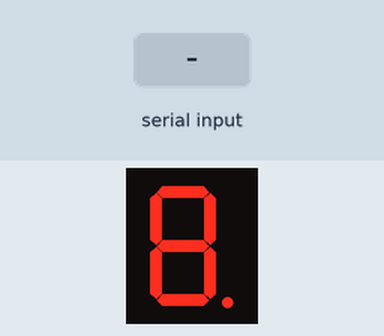
Simulated run of this sketch. Board: Arduino Uno, built with avr-gcc and run on an emulated ATmega328P. Parts: 1-digit seven-segment display. Wiring (inferred from the names in the program): 1-digit 7-segment display, segments lit when LOW: segments pin 2, pin 3, pin 4, pin 5, pin 6, pin 7, pin 8, pin 9. Inputs (shaded band) come from the test bench. The segment pins are drawn as the display they are named for.

Above: at 1.5 s.
1.6 s: "90,45\n" received over Serial
At 4.4 s:
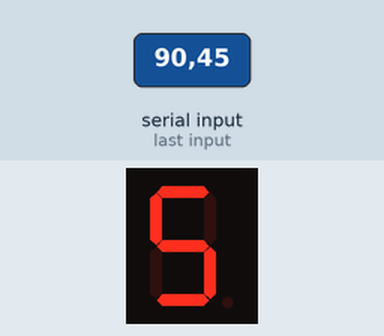
4.6 s: "30,150\n" received over Serial
At 5.4 s:
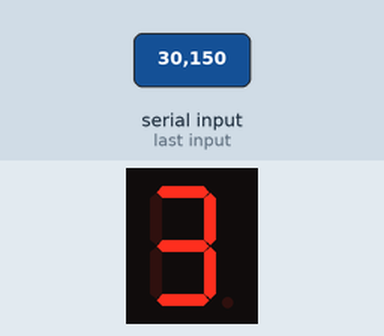
7.6 s: "200\n" received over Serial
At 8.8 s:
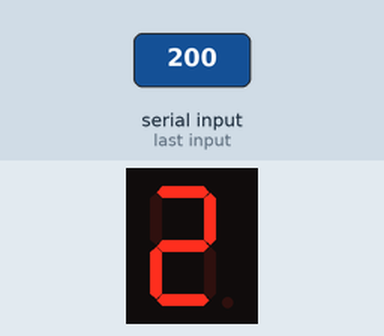
10.5 s: "5\n" received over Serial
At 11.5 s:
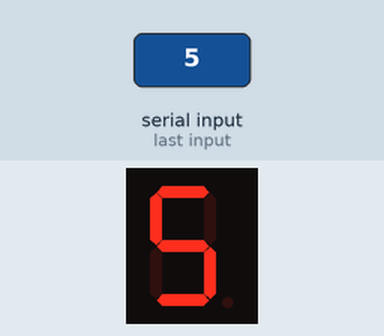
12.0 s: "90\n" received over Serial
At 13.0 s:
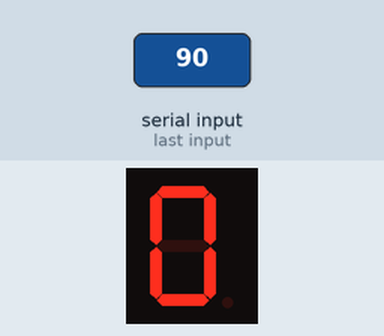
Timing chart, 0 to 15.0 s (numbered marks = the images above; inputs shaded):
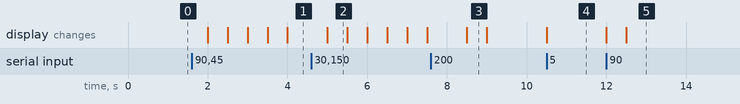

Measured:
- after the input at 1.6 s, the display: first changes after 0.40 s (image 1 shows a later state)
- after the input at 4.6 s, the display: changes after 0.40 s (image 2)
- after the input at 7.6 s, the display: changes after 0.90 s (image 3)
- after the input at 10.5 s, the display: changes at once (image 4)
- after the input at 12.0 s, the display: first changes at once (image 5 shows a later state)
- what the display in image 2 shows lasts 0.5 s, from 5.0 s to 5.5 s

The sketch:

7SegmentFromSerial.ino
```cpp
const int segmentPin[8] = {2, 3, 4, 5, 6, 7, 8, 9};
bool number[10][7] = {1, 1, 1, 1, 1, 1, 0,
                        0, 1, 1, 0, 0, 0, 0,
                        1, 1, 0, 1, 1, 0, 1,
                        1, 1, 1, 1, 0, 0, 1,
                        0, 1, 1, 0, 0, 1, 1,
                        1, 0, 1, 1, 0, 1, 1,
                        1, 0, 1, 1, 1, 1, 1,
                        1, 1, 1, 0, 0, 0, 0,
                        1, 1, 1, 1, 1, 1, 1,
                        1, 1, 1, 1, 0, 1, 1};
int incommingByte = '0';

void setup()
{
  Serial.begin(9600);
  for (int i = 0; i < 9; i++) {
    pinMode(segmentPin[i], OUTPUT);
  }
}

void ShowNum(int num) {
  for (int i = 0; i < 7; i++) {
  	digitalWrite(segmentPin[i], !number[num][i]);
  }
}


void loop()
{
  delay(500);
  if (Serial.available() > 0) {
    incommingByte = Serial.read();
    if (incommingByte >= '0' && incommingByte <= '9') {
      digitalWrite(9, HIGH);
      ShowNum(incommingByte - '0');
    }
    else if (incommingByte != 10) {
      digitalWrite(9, LOW);
      for (int i = 0; i < 7; i++) {
  	    digitalWrite(segmentPin[i], HIGH);
      }
    }
  }
}
```
